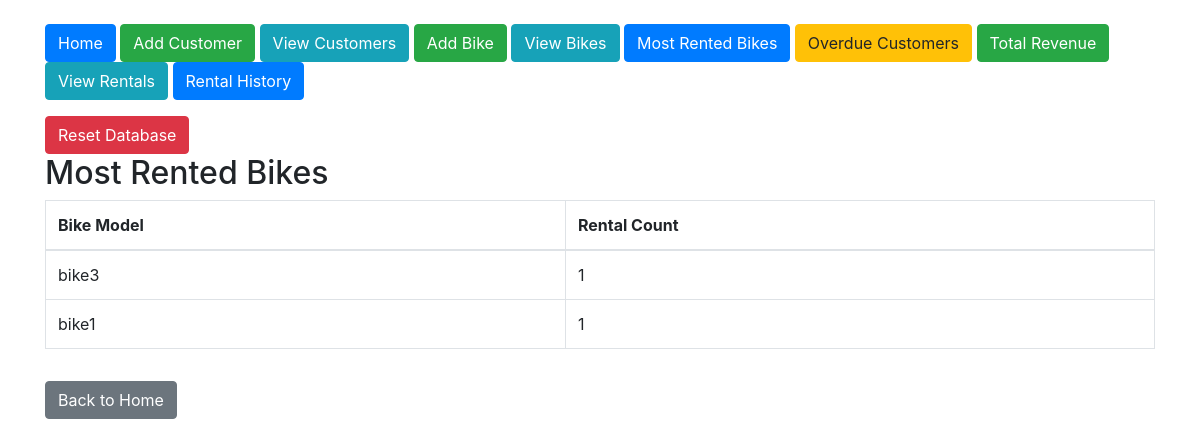
Before: /most_rented_bikes with the older database file.
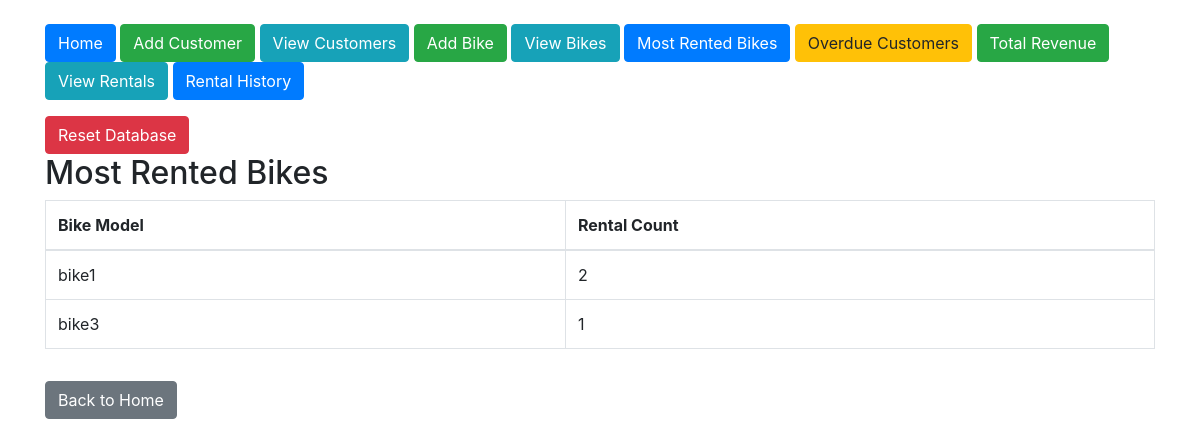
After: the same page with the newer database file.
### tables this page shows
CREATE TABLE Bikes (
        bike_id INTEGER PRIMARY KEY AUTOINCREMENT,
        model TEXT NOT NULL,
        type TEXT NOT NULL CHECK (type IN ('road', 'mountain', 'hybrid')),
        availability_status BOOLEAN DEFAULT TRUE
    , price_per_hour REAL DEFAULT 0);

### app.py (the view)
@app.route('/most_rented_bikes')
def most_rented_bikes():
    conn = connect_db()
    cursor = conn.cursor()
    query = '''
    SELECT Bikes.model, COUNT(Rentals.bike_id) AS rental_count
    FROM Rentals
    JOIN Bikes ON Rentals.bike_id = Bikes.bike_id
    GROUP BY Bikes.model
    ORDER BY rental_count DESC
    LIMIT 5;
    '''
    cursor.execute(query)
    most_rented = cursor.fetchall()
    conn.close()
    return render_template('most_rented_bikes.html', most_rented=most_rented)

### app.py (called while the page is built)
def connect_db():
    conn = sqlite3.connect('bike_rental.db')
    conn.row_factory = sqlite3.Row  # Allows accessing columns by name
    return conn

### templates/most_rented_bikes.html
{% extends "layout.html" %}
{% block content %}
<h2>Most Rented Bikes</h2>
{% if most_rented %}
<table class="table table-bordered">
    <thead>
        <tr>
            <th>Bike Model</th>
            <th>Rental Count</th>
        </tr>
    </thead>
    <tbody>
        {% for bike in most_rented %}
        <tr>
            <td>{{ bike['model'] }}</td>
            <td>{{ bike['rental_count'] }}</td>
        </tr>
        {% endfor %}
    </tbody>
</table>
{% else %}
<p>No rental data found.</p>
{% endif %}
<a href="{{ url_for('index') }}" class="btn btn-secondary mt-3">Back to Home</a>
{% endblock %}

Changed rows visible on the page:
changed Bikes "bike1": rental_count "1" → "2"; moves up the list
